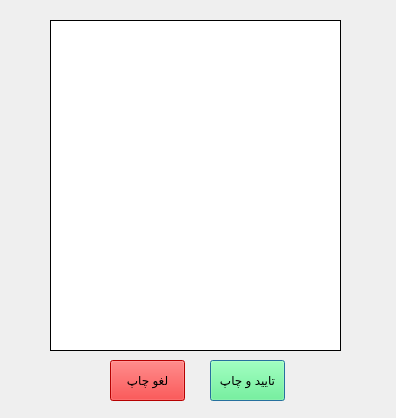
<?xml version="1.0" encoding="UTF-8"?>
<ui version="4.0">
 <class>Dialog</class>
 <widget class="QDialog" name="Dialog">
  <property name="geometry">
   <rect>
    <x>0</x>
    <y>0</y>
    <width>396</width>
    <height>418</height>
   </rect>
  </property>
  <property name="minimumSize">
   <size>
    <width>396</width>
    <height>418</height>
   </size>
  </property>
  <property name="maximumSize">
   <size>
    <width>396</width>
    <height>418</height>
   </size>
  </property>
  <property name="windowTitle">
   <string>Dialog</string>
  </property>
  <widget class="QTextEdit" name="textEdit">
   <property name="geometry">
    <rect>
     <x>50</x>
     <y>20</y>
     <width>291</width>
     <height>331</height>
    </rect>
   </property>
   <property name="frameShape">
    <enum>QFrame::Box</enum>
   </property>
   <property name="frameShadow">
    <enum>QFrame::Plain</enum>
   </property>
   <property name="lineWidth">
    <number>1</number>
   </property>
   <property name="readOnly">
    <bool>true</bool>
   </property>
   <property name="acceptRichText">
    <bool>true</bool>
   </property>
  </widget>
  <widget class="QPushButton" name="pushButton">
   <property name="geometry">
    <rect>
     <x>210</x>
     <y>360</y>
     <width>75</width>
     <height>41</height>
    </rect>
   </property>
   <property name="palette">
    <palette>
     <active>
      <colorrole role="WindowText">
       <brush brushstyle="SolidPattern">
        <color alpha="255">
         <red>0</red>
         <green>0</green>
         <blue>0</blue>
        </color>
       </brush>
      </colorrole>
      <colorrole role="Button">
       <brush brushstyle="SolidPattern">
        <color alpha="255">
         <red>85</red>
         <green>255</green>
         <blue>127</blue>
        </color>
       </brush>
      </colorrole>
      <colorrole role="Light">
       <brush brushstyle="SolidPattern">
        <color alpha="255">
         <red>213</red>
         <green>255</green>
         <blue>223</blue>
        </color>
       </brush>
      </colorrole>
      <colorrole role="Midlight">
       <brush brushstyle="SolidPattern">
        <color alpha="255">
         <red>149</red>
         <green>255</green>
         <blue>175</blue>
        </color>
       </brush>
      </colorrole>
      <colorrole role="Dark">
       <brush brushstyle="SolidPattern">
        <color alpha="255">
         <red>42</red>
         <green>127</green>
         <blue>63</blue>
        </color>
       </brush>
      </colorrole>
      <colorrole role="Mid">
       <brush brushstyle="SolidPattern">
        <color alpha="255">
         <red>56</red>
         <green>170</green>
         <blue>84</blue>
        </color>
       </brush>
      </colorrole>
      <colorrole role="Text">
       <brush brushstyle="SolidPattern">
        <color alpha="255">
         <red>0</red>
         <green>0</green>
         <blue>0</blue>
        </color>
       </brush>
      </colorrole>
      <colorrole role="BrightText">
       <brush brushstyle="SolidPattern">
        <color alpha="255">
         <red>255</red>
         <green>255</green>
         <blue>255</blue>
        </color>
       </brush>
      </colorrole>
      <colorrole role="ButtonText">
       <brush brushstyle="SolidPattern">
        <color alpha="255">
         <red>0</red>
         <green>0</green>
         <blue>0</blue>
        </color>
       </brush>
      </colorrole>
      <colorrole role="Base">
       <brush brushstyle="SolidPattern">
        <color alpha="255">
         <red>255</red>
         <green>255</green>
         <blue>255</blue>
        </color>
       </brush>
      </colorrole>
      <colorrole role="Window">
       <brush brushstyle="SolidPattern">
        <color alpha="255">
         <red>85</red>
         <green>255</green>
         <blue>127</blue>
        </color>
       </brush>
      </colorrole>
      <colorrole role="Shadow">
       <brush brushstyle="SolidPattern">
        <color alpha="255">
         <red>0</red>
         <green>0</green>
         <blue>0</blue>
        </color>
       </brush>
      </colorrole>
      <colorrole role="AlternateBase">
       <brush brushstyle="SolidPattern">
        <color alpha="255">
         <red>170</red>
         <green>255</green>
         <blue>191</blue>
        </color>
       </brush>
      </colorrole>
      <colorrole role="ToolTipBase">
       <brush brushstyle="SolidPattern">
        <color alpha="255">
         <red>255</red>
         <green>255</green>
         <blue>220</blue>
        </color>
       </brush>
      </colorrole>
      <colorrole role="ToolTipText">
       <brush brushstyle="SolidPattern">
        <color alpha="255">
         <red>0</red>
         <green>0</green>
         <blue>0</blue>
        </color>
       </brush>
      </colorrole>
     </active>
     <inactive>
      <colorrole role="WindowText">
       <brush brushstyle="SolidPattern">
        <color alpha="255">
         <red>0</red>
         <green>0</green>
         <blue>0</blue>
        </color>
       </brush>
      </colorrole>
      <colorrole role="Button">
       <brush brushstyle="SolidPattern">
        <color alpha="255">
         <red>85</red>
         <green>255</green>
         <blue>127</blue>
        </color>
       </brush>
      </colorrole>
      <colorrole role="Light">
       <brush brushstyle="SolidPattern">
        <color alpha="255">
         <red>213</red>
         <green>255</green>
         <blue>223</blue>
        </color>
       </brush>
      </colorrole>
      <colorrole role="Midlight">
       <brush brushstyle="SolidPattern">
        <color alpha="255">
         <red>149</red>
         <green>255</green>
         <blue>175</blue>
        </color>
       </brush>
      </colorrole>
      <colorrole role="Dark">
       <brush brushstyle="SolidPattern">
        <color alpha="255">
         <red>42</red>
         <green>127</green>
         <blue>63</blue>
        </color>
       </brush>
      </colorrole>
      <colorrole role="Mid">
       <brush brushstyle="SolidPattern">
        <color alpha="255">
         <red>56</red>
         <green>170</green>
         <blue>84</blue>
        </color>
       </brush>
      </colorrole>
      <colorrole role="Text">
       <brush brushstyle="SolidPattern">
        <color alpha="255">
         <red>0</red>
         <green>0</green>
         <blue>0</blue>
        </color>
       </brush>
      </colorrole>
      <colorrole role="BrightText">
       <brush brushstyle="SolidPattern">
        <color alpha="255">
         <red>255</red>
         <green>255</green>
         <blue>255</blue>
        </color>
       </brush>
      </colorrole>
      <colorrole role="ButtonText">
       <brush brushstyle="SolidPattern">
        <color alpha="255">
         <red>0</red>
         <green>0</green>
         <blue>0</blue>
        </color>
       </brush>
      </colorrole>
      <colorrole role="Base">
       <brush brushstyle="SolidPattern">
        <color alpha="255">
         <red>255</red>
         <green>255</green>
         <blue>255</blue>
        </color>
       </brush>
      </colorrole>
      <colorrole role="Window">
       <brush brushstyle="SolidPattern">
        <color alpha="255">
         <red>85</red>
         <green>255</green>
         <blue>127</blue>
        </color>
       </brush>
      </colorrole>
      <colorrole role="Shadow">
       <brush brushstyle="SolidPattern">
        <color alpha="255">
         <red>0</red>
         <green>0</green>
         <blue>0</blue>
        </color>
       </brush>
      </colorrole>
      <colorrole role="AlternateBase">
       <brush brushstyle="SolidPattern">
        <color alpha="255">
         <red>170</red>
         <green>255</green>
         <blue>191</blue>
        </color>
       </brush>
      </colorrole>
      <colorrole role="ToolTipBase">
       <brush brushstyle="SolidPattern">
        <color alpha="255">
         <red>255</red>
         <green>255</green>
         <blue>220</blue>
        </color>
       </brush>
      </colorrole>
      <colorrole role="ToolTipText">
       <brush brushstyle="SolidPattern">
        <color alpha="255">
         <red>0</red>
         <green>0</green>
         <blue>0</blue>
        </color>
       </brush>
      </colorrole>
     </inactive>
     <disabled>
      <colorrole role="WindowText">
       <brush brushstyle="SolidPattern">
        <color alpha="255">
         <red>42</red>
         <green>127</green>
         <blue>63</blue>
        </color>
       </brush>
      </colorrole>
      <colorrole role="Button">
       <brush brushstyle="SolidPattern">
        <color alpha="255">
         <red>85</red>
         <green>255</green>
         <blue>127</blue>
        </color>
       </brush>
      </colorrole>
      <colorrole role="Light">
       <brush brushstyle="SolidPattern">
        <color alpha="255">
         <red>213</red>
         <green>255</green>
         <blue>223</blue>
        </color>
       </brush>
      </colorrole>
      <colorrole role="Midlight">
       <brush brushstyle="SolidPattern">
        <color alpha="255">
         <red>149</red>
         <green>255</green>
         <blue>175</blue>
        </color>
       </brush>
      </colorrole>
      <colorrole role="Dark">
       <brush brushstyle="SolidPattern">
        <color alpha="255">
         <red>42</red>
         <green>127</green>
         <blue>63</blue>
        </color>
       </brush>
      </colorrole>
      <colorrole role="Mid">
       <brush brushstyle="SolidPattern">
        <color alpha="255">
         <red>56</red>
         <green>170</green>
         <blue>84</blue>
        </color>
       </brush>
      </colorrole>
      <colorrole role="Text">
       <brush brushstyle="SolidPattern">
        <color alpha="255">
         <red>42</red>
         <green>127</green>
         <blue>63</blue>
        </color>
       </brush>
      </colorrole>
      <colorrole role="BrightText">
       <brush brushstyle="SolidPattern">
        <color alpha="255">
         <red>255</red>
         <green>255</green>
         <blue>255</blue>
        </color>
       </brush>
      </colorrole>
      <colorrole role="ButtonText">
       <brush brushstyle="SolidPattern">
        <color alpha="255">
         <red>42</red>
         <green>127</green>
         <blue>63</blue>
        </color>
       </brush>
      </colorrole>
      <colorrole role="Base">
       <brush brushstyle="SolidPattern">
        <color alpha="255">
         <red>85</red>
         <green>255</green>
         <blue>127</blue>
        </color>
       </brush>
      </colorrole>
      <colorrole role="Window">
       <brush brushstyle="SolidPattern">
        <color alpha="255">
         <red>85</red>
         <green>255</green>
         <blue>127</blue>
        </color>
       </brush>
      </colorrole>
      <colorrole role="Shadow">
       <brush brushstyle="SolidPattern">
        <color alpha="255">
         <red>0</red>
         <green>0</green>
         <blue>0</blue>
        </color>
       </brush>
      </colorrole>
      <colorrole role="AlternateBase">
       <brush brushstyle="SolidPattern">
        <color alpha="255">
         <red>85</red>
         <green>255</green>
         <blue>127</blue>
        </color>
       </brush>
      </colorrole>
      <colorrole role="ToolTipBase">
       <brush brushstyle="SolidPattern">
        <color alpha="255">
         <red>255</red>
         <green>255</green>
         <blue>220</blue>
        </color>
       </brush>
      </colorrole>
      <colorrole role="ToolTipText">
       <brush brushstyle="SolidPattern">
        <color alpha="255">
         <red>0</red>
         <green>0</green>
         <blue>0</blue>
        </color>
       </brush>
      </colorrole>
     </disabled>
    </palette>
   </property>
   <property name="text">
    <string>تایید و چاپ</string>
   </property>
  </widget>
  <widget class="QPushButton" name="pushButton_2">
   <property name="geometry">
    <rect>
     <x>110</x>
     <y>360</y>
     <width>75</width>
     <height>41</height>
    </rect>
   </property>
   <property name="palette">
    <palette>
     <active>
      <colorrole role="WindowText">
       <brush brushstyle="SolidPattern">
        <color alpha="255">
         <red>0</red>
         <green>0</green>
         <blue>0</blue>
        </color>
       </brush>
      </colorrole>
      <colorrole role="Button">
       <brush brushstyle="SolidPattern">
        <color alpha="255">
         <red>255</red>
         <green>0</green>
         <blue>0</blue>
        </color>
       </brush>
      </colorrole>
      <colorrole role="Light">
       <brush brushstyle="SolidPattern">
        <color alpha="255">
         <red>255</red>
         <green>127</green>
         <blue>127</blue>
        </color>
       </brush>
      </colorrole>
      <colorrole role="Midlight">
       <brush brushstyle="SolidPattern">
        <color alpha="255">
         <red>255</red>
         <green>63</green>
         <blue>63</blue>
        </color>
       </brush>
      </colorrole>
      <colorrole role="Dark">
       <brush brushstyle="SolidPattern">
        <color alpha="255">
         <red>127</red>
         <green>0</green>
         <blue>0</blue>
        </color>
       </brush>
      </colorrole>
      <colorrole role="Mid">
       <brush brushstyle="SolidPattern">
        <color alpha="255">
         <red>170</red>
         <green>0</green>
         <blue>0</blue>
        </color>
       </brush>
      </colorrole>
      <colorrole role="Text">
       <brush brushstyle="SolidPattern">
        <color alpha="255">
         <red>0</red>
         <green>0</green>
         <blue>0</blue>
        </color>
       </brush>
      </colorrole>
      <colorrole role="BrightText">
       <brush brushstyle="SolidPattern">
        <color alpha="255">
         <red>255</red>
         <green>255</green>
         <blue>255</blue>
        </color>
       </brush>
      </colorrole>
      <colorrole role="ButtonText">
       <brush brushstyle="SolidPattern">
        <color alpha="255">
         <red>0</red>
         <green>0</green>
         <blue>0</blue>
        </color>
       </brush>
      </colorrole>
      <colorrole role="Base">
       <brush brushstyle="SolidPattern">
        <color alpha="255">
         <red>255</red>
         <green>255</green>
         <blue>255</blue>
        </color>
       </brush>
      </colorrole>
      <colorrole role="Window">
       <brush brushstyle="SolidPattern">
        <color alpha="255">
         <red>255</red>
         <green>0</green>
         <blue>0</blue>
        </color>
       </brush>
      </colorrole>
      <colorrole role="Shadow">
       <brush brushstyle="SolidPattern">
        <color alpha="255">
         <red>0</red>
         <green>0</green>
         <blue>0</blue>
        </color>
       </brush>
      </colorrole>
      <colorrole role="AlternateBase">
       <brush brushstyle="SolidPattern">
        <color alpha="255">
         <red>255</red>
         <green>127</green>
         <blue>127</blue>
        </color>
       </brush>
      </colorrole>
      <colorrole role="ToolTipBase">
       <brush brushstyle="SolidPattern">
        <color alpha="255">
         <red>255</red>
         <green>255</green>
         <blue>220</blue>
        </color>
       </brush>
      </colorrole>
      <colorrole role="ToolTipText">
       <brush brushstyle="SolidPattern">
        <color alpha="255">
         <red>0</red>
         <green>0</green>
         <blue>0</blue>
        </color>
       </brush>
      </colorrole>
     </active>
     <inactive>
      <colorrole role="WindowText">
       <brush brushstyle="SolidPattern">
        <color alpha="255">
         <red>0</red>
         <green>0</green>
         <blue>0</blue>
        </color>
       </brush>
      </colorrole>
      <colorrole role="Button">
       <brush brushstyle="SolidPattern">
        <color alpha="255">
         <red>255</red>
         <green>0</green>
         <blue>0</blue>
        </color>
       </brush>
      </colorrole>
      <colorrole role="Light">
       <brush brushstyle="SolidPattern">
        <color alpha="255">
         <red>255</red>
         <green>127</green>
         <blue>127</blue>
        </color>
       </brush>
      </colorrole>
      <colorrole role="Midlight">
       <brush brushstyle="SolidPattern">
        <color alpha="255">
         <red>255</red>
         <green>63</green>
         <blue>63</blue>
        </color>
       </brush>
      </colorrole>
      <colorrole role="Dark">
       <brush brushstyle="SolidPattern">
        <color alpha="255">
         <red>127</red>
         <green>0</green>
         <blue>0</blue>
        </color>
       </brush>
      </colorrole>
      <colorrole role="Mid">
       <brush brushstyle="SolidPattern">
        <color alpha="255">
         <red>170</red>
         <green>0</green>
         <blue>0</blue>
        </color>
       </brush>
      </colorrole>
      <colorrole role="Text">
       <brush brushstyle="SolidPattern">
        <color alpha="255">
         <red>0</red>
         <green>0</green>
         <blue>0</blue>
        </color>
       </brush>
      </colorrole>
      <colorrole role="BrightText">
       <brush brushstyle="SolidPattern">
        <color alpha="255">
         <red>255</red>
         <green>255</green>
         <blue>255</blue>
        </color>
       </brush>
      </colorrole>
      <colorrole role="ButtonText">
       <brush brushstyle="SolidPattern">
        <color alpha="255">
         <red>0</red>
         <green>0</green>
         <blue>0</blue>
        </color>
       </brush>
      </colorrole>
      <colorrole role="Base">
       <brush brushstyle="SolidPattern">
        <color alpha="255">
         <red>255</red>
         <green>255</green>
         <blue>255</blue>
        </color>
       </brush>
      </colorrole>
      <colorrole role="Window">
       <brush brushstyle="SolidPattern">
        <color alpha="255">
         <red>255</red>
         <green>0</green>
         <blue>0</blue>
        </color>
       </brush>
      </colorrole>
      <colorrole role="Shadow">
       <brush brushstyle="SolidPattern">
        <color alpha="255">
         <red>0</red>
         <green>0</green>
         <blue>0</blue>
        </color>
       </brush>
      </colorrole>
      <colorrole role="AlternateBase">
       <brush brushstyle="SolidPattern">
        <color alpha="255">
         <red>255</red>
         <green>127</green>
         <blue>127</blue>
        </color>
       </brush>
      </colorrole>
      <colorrole role="ToolTipBase">
       <brush brushstyle="SolidPattern">
        <color alpha="255">
         <red>255</red>
         <green>255</green>
         <blue>220</blue>
        </color>
       </brush>
      </colorrole>
      <colorrole role="ToolTipText">
       <brush brushstyle="SolidPattern">
        <color alpha="255">
         <red>0</red>
         <green>0</green>
         <blue>0</blue>
        </color>
       </brush>
      </colorrole>
     </inactive>
     <disabled>
      <colorrole role="WindowText">
       <brush brushstyle="SolidPattern">
        <color alpha="255">
         <red>127</red>
         <green>0</green>
         <blue>0</blue>
        </color>
       </brush>
      </colorrole>
      <colorrole role="Button">
       <brush brushstyle="SolidPattern">
        <color alpha="255">
         <red>255</red>
         <green>0</green>
         <blue>0</blue>
        </color>
       </brush>
      </colorrole>
      <colorrole role="Light">
       <brush brushstyle="SolidPattern">
        <color alpha="255">
         <red>255</red>
         <green>127</green>
         <blue>127</blue>
        </color>
       </brush>
      </colorrole>
      <colorrole role="Midlight">
       <brush brushstyle="SolidPattern">
        <color alpha="255">
         <red>255</red>
         <green>63</green>
         <blue>63</blue>
        </color>
       </brush>
      </colorrole>
      <colorrole role="Dark">
       <brush brushstyle="SolidPattern">
        <color alpha="255">
         <red>127</red>
         <green>0</green>
         <blue>0</blue>
        </color>
       </brush>
      </colorrole>
      <colorrole role="Mid">
       <brush brushstyle="SolidPattern">
        <color alpha="255">
         <red>170</red>
         <green>0</green>
         <blue>0</blue>
        </color>
       </brush>
      </colorrole>
      <colorrole role="Text">
       <brush brushstyle="SolidPattern">
        <color alpha="255">
         <red>127</red>
         <green>0</green>
         <blue>0</blue>
        </color>
       </brush>
      </colorrole>
      <colorrole role="BrightText">
       <brush brushstyle="SolidPattern">
        <color alpha="255">
         <red>255</red>
         <green>255</green>
         <blue>255</blue>
        </color>
       </brush>
      </colorrole>
      <colorrole role="ButtonText">
       <brush brushstyle="SolidPattern">
        <color alpha="255">
         <red>127</red>
         <green>0</green>
         <blue>0</blue>
        </color>
       </brush>
      </colorrole>
      <colorrole role="Base">
       <brush brushstyle="SolidPattern">
        <color alpha="255">
         <red>255</red>
         <green>0</green>
         <blue>0</blue>
        </color>
       </brush>
      </colorrole>
      <colorrole role="Window">
       <brush brushstyle="SolidPattern">
        <color alpha="255">
         <red>255</red>
         <green>0</green>
         <blue>0</blue>
        </color>
       </brush>
      </colorrole>
      <colorrole role="Shadow">
       <brush brushstyle="SolidPattern">
        <color alpha="255">
         <red>0</red>
         <green>0</green>
         <blue>0</blue>
        </color>
       </brush>
      </colorrole>
      <colorrole role="AlternateBase">
       <brush brushstyle="SolidPattern">
        <color alpha="255">
         <red>255</red>
         <green>0</green>
         <blue>0</blue>
        </color>
       </brush>
      </colorrole>
      <colorrole role="ToolTipBase">
       <brush brushstyle="SolidPattern">
        <color alpha="255">
         <red>255</red>
         <green>255</green>
         <blue>220</blue>
        </color>
       </brush>
      </colorrole>
      <colorrole role="ToolTipText">
       <brush brushstyle="SolidPattern">
        <color alpha="255">
         <red>0</red>
         <green>0</green>
         <blue>0</blue>
        </color>
       </brush>
      </colorrole>
     </disabled>
    </palette>
   </property>
   <property name="text">
    <string>لغو چاپ</string>
   </property>
  </widget>
 </widget>
 <resources/>
 <connections/>
</ui>
